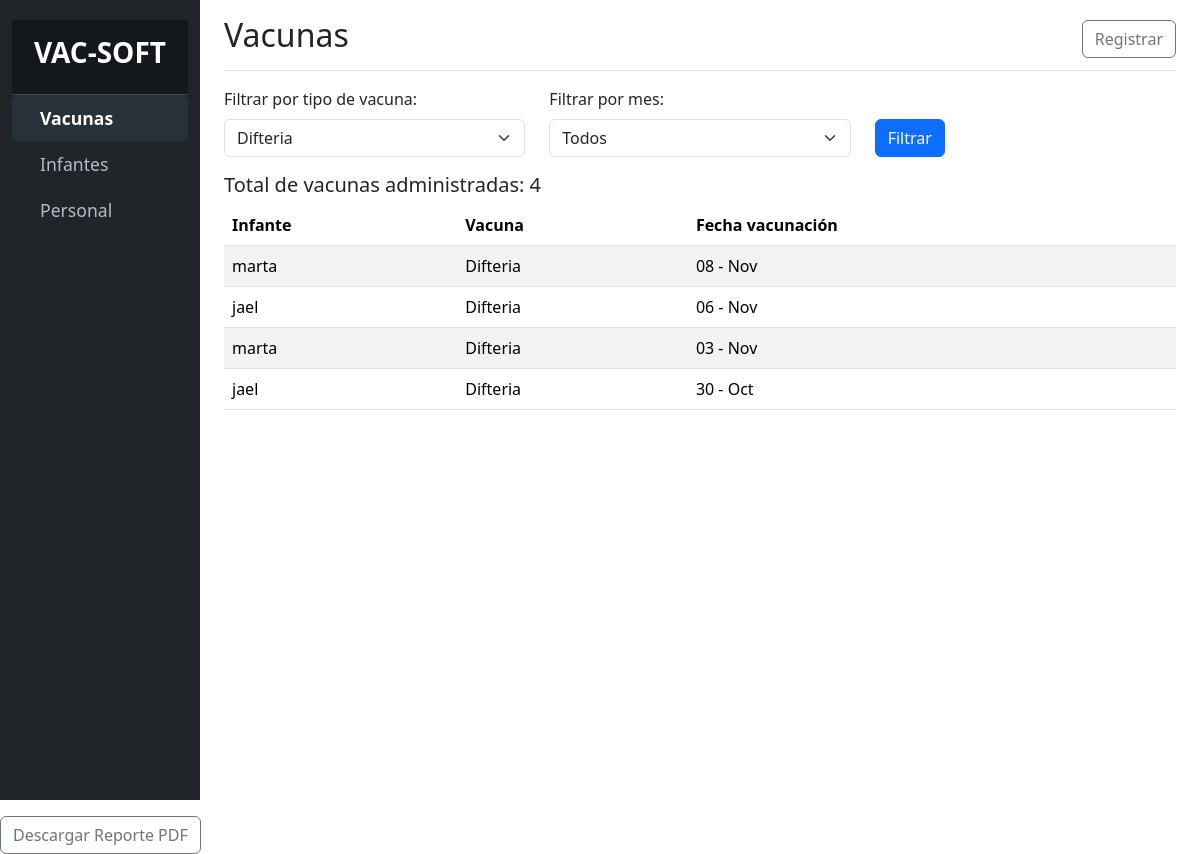
The app's page /index.php?vacuna=Difteria, older data.
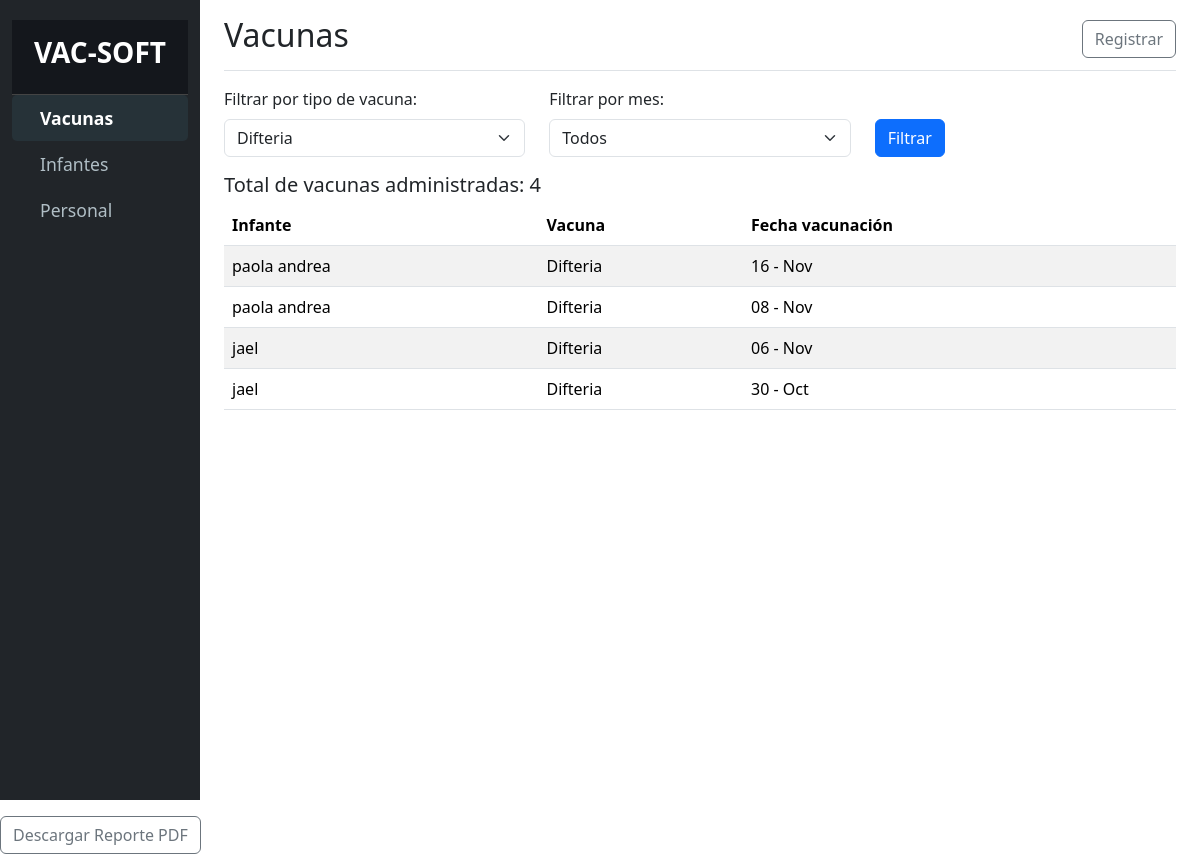
The same page, newer data.
### tables this page shows
CREATE TABLE `vacunaciones` (
  `id` bigint(20) NOT NULL,
  `id_nino` bigint(20) NOT NULL,
  `tipo_id` bigint(20) NOT NULL,
  `numero_dosis` int(11) DEFAULT NULL,
  `fecha_administracion` date DEFAULT NULL,
  `id_personal` bigint(20) DEFAULT NULL
);

CREATE TABLE `vacuna_tipo` (
  `id` bigint(20) NOT NULL,
  `tipo` varchar(255) NOT NULL,
  `dosis_requeridas` int(11) NOT NULL
);

### index.php (the view, shortened to what this page needs)
<?php
include_once 'conexion.php';
$filtro_vacuna = $_GET['vacuna'] ?? '';
$query = "SELECT
            niños.nombre AS infante,
            vacuna_tipo.tipo AS vacuna,
            vacunaciones.fecha_administracion AS fecha_vacunacion
          FROM vacunaciones
          JOIN niños ON vacunaciones.id_nino = niños.id
          JOIN vacuna_tipo ON vacunaciones.tipo_id = vacuna_tipo.id";
$condiciones = [];
$parametros = [];
if ($filtro_vacuna) {
    $condiciones[] = "vacuna_tipo.tipo = ?";
    $parametros[] = $filtro_vacuna;
}
if (!empty($condiciones)) {
    $query .= " WHERE " . implode(" AND ", $condiciones);
}
$query .= " ORDER BY fecha_vacunacion DESC";
$stmt = $conn->prepare($query);
if (!empty($parametros)) {
    $tipos_parametros = str_repeat("s", count($parametros));
    $stmt->bind_param($tipos_parametros, ...$parametros);
}
$stmt->execute();
$result = $stmt->get_result();
$query_tipos_vacunas = "SELECT DISTINCT tipo FROM vacuna_tipo";
$result_tipos_vacunas = $conn->query($query_tipos_vacunas);
$total_vacunas = $result->num_rows;
?>
<!DOCTYPE html>
<html lang="es">
<head>
    <link rel="stylesheet" href="css/bootstrap.min.css">
    <link rel="stylesheet" href="css/styles.css">
</head>
<body>
    <div class="container-fluid">
        <div class="row">
            <nav id="sidebar" class="col-md-3 col-lg-2 d-md-block sidebar bg-dark">
                <div class="position-sticky">
                    <div class="sidebar-header p-3 text-center">
                        <h3 class="text-white"><strong>VAC-SOFT</strong></h3>
                    </div>
                    <ul class="nav flex-column">
                        <li class="nav-item">
                            <a class="nav-link active" href="index.php">
                                <i class="bi bi-arrow-right-circle me-2"></i> Vacunas
                            </a>
                        </li>
                        <li class="nav-item">
                            <a class="nav-link" href="infantes.php">
                                <i class="bi bi-people me-2"></i> Infantes
                            </a>
                        </li>
                        <li class="nav-item">
                            <a class="nav-link" href="personal.php">
                                <i class="bi bi-person-badge me-2"></i> Personal
                            </a>
                        </li>
                    </ul>
                </div>
            </nav>
            <main class="col-md-9 ms-sm-auto col-lg-10 px-md-4">
                <div class="d-flex justify-content-between flex-wrap flex-md-nowrap align-items-center pt-3 pb-2 mb-3 border-bottom">
                    <h1 class="h2">Vacunas</h1>
                    <a href="registro_vacunacion.php" class="btn btn-outline-secondary">Registrar</a>
                </div>
                <form method="get" action="index.php" class="mb-3">
                    <div class="row">
                        <div class="col-md-4">
                            <label for="vacuna" class="form-label">Filtrar por tipo de vacuna:</label>
                            <select name="vacuna" id="vacuna" class="form-select">
                                <?php while ($row_tipo = $result_tipos_vacunas->fetch_assoc()) : ?>
                                    <option value="<?php echo $row_tipo['tipo']; ?>" <?php if ($row_tipo['tipo'] == $filtro_vacuna) echo 'selected'; ?>>
                                        <?php echo $row_tipo['tipo']; ?>
                                    </option>
                                <?php endwhile; ?>
                            </select>
                        </div>
                        <div class="col-md-4">
                            <label for="meses" class="form-label">Filtrar por mes:</label>
                            <select name="meses" id="meses" class="form-select">
                                <option value="">Todos</option>
                            </select>
                        </div>
                        <div class="col-md-2 d-flex align-items-end">
                            <button type="submit" class="btn btn-primary">Filtrar</button>
                        </div>
                    </div>
                </form>
                <h5>Total de vacunas administradas: <?php echo $total_vacunas; ?></h5>
                <div class="table-responsive">
                    <table class="table table-striped">
                        <thead>
                            <tr>
                                <th>Infante</th>
                                <th>Vacuna</th>
                                <th>Fecha vacunación</th>
                            </tr>
                        </thead>
                        <tbody>
                            <?php while ($row = $result->fetch_assoc()) : ?>
                                <tr>
                                    <td><?php echo $row['infante']; ?></td>
                                    <td><?php echo $row['vacuna']; ?></td>
                                    <td><?php echo date("d - M", strtotime($row['fecha_vacunacion'])); ?></td>
                                </tr>
                            <?php endwhile; ?>
                        </tbody>
                    </table>
                </div>
            </main>
        </div>
    </div>
    <div class="mt-3">
        <form method="get" action="generar_reporte.php" target="_blank">
            <button type="submit" class="btn btn-outline-secondary">Descargar Reporte PDF</button>
        </form>
    </div>
</body>
</html>

### css/styles.css (style rules this page uses)
#sidebar { background-color: #1c1f26; color: #ffffff; min-height: 100vh; padding-top: 20px; }
#sidebar .sidebar-header { font-size: 1.5rem; font-weight: bold; background-color: #14171c; padding: 20px; border-bottom: 1px solid #444; }
#sidebar .nav-link { color: #b0bec5; font-size: 1.1rem; padding: 10px 20px; display: flex; align-items: center; transition: all 0.3s ease; }
#sidebar .nav-link.active { background-color: #263238; color: #ffffff; font-weight: bold; border-radius: 5px; }

Row changes from the older to the newer data that the page shows:
removed vacunaciones: id_nino.nombre "marta", tipo.tipo "Difteria", fecha_administracion "08 - Nov"
removed vacunaciones: id_nino.nombre "marta", tipo.tipo "Difteria", fecha_administracion "03 - Nov"
added vacunaciones: id_nino.nombre "paola andrea", tipo.tipo "Difteria", fecha_administracion "16 - Nov"
added vacunaciones: id_nino.nombre "paola andrea", tipo.tipo "Difteria", fecha_administracion "08 - Nov"
